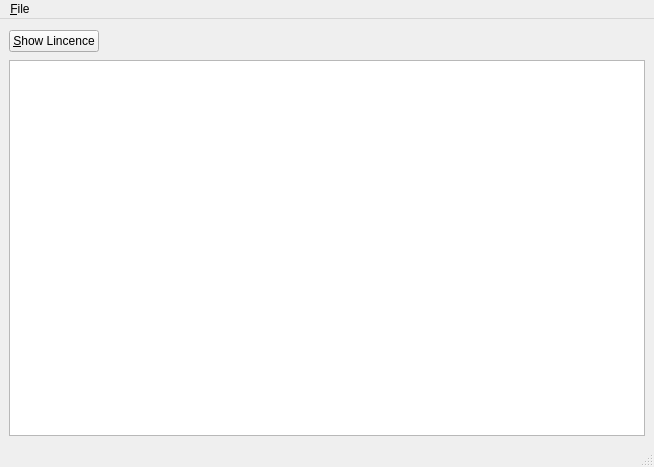
<?xml version="1.0" encoding="UTF-8"?>
<ui version="4.0">
 <class>MainWindow</class>
 <widget class="QMainWindow" name="MainWindow">
  <property name="geometry">
   <rect>
    <x>0</x>
    <y>0</y>
    <width>654</width>
    <height>467</height>
   </rect>
  </property>
  <property name="windowTitle">
   <string>MainWindow</string>
  </property>
  <property name="windowIcon">
   <iconset>
    <normaloff>kpdf.png</normaloff>kpdf.png</iconset>
  </property>
  <widget class="QWidget" name="centralwidget">
   <layout class="QGridLayout" name="gridLayout">
    <item row="0" column="0">
     <widget class="QPushButton" name="showButton">
      <property name="text">
       <string>&amp;Show Lincence</string>
      </property>
     </widget>
    </item>
    <item row="0" column="1">
     <spacer name="horizontalSpacer">
      <property name="orientation">
       <enum>Qt::Horizontal</enum>
      </property>
      <property name="sizeHint" stdset="0">
       <size>
        <width>507</width>
        <height>26</height>
       </size>
      </property>
     </spacer>
    </item>
    <item row="1" column="0" colspan="2">
     <widget class="QTextEdit" name="textEdit"/>
    </item>
   </layout>
  </widget>
  <widget class="QMenuBar" name="menubar">
   <property name="geometry">
    <rect>
     <x>0</x>
     <y>0</y>
     <width>654</width>
     <height>21</height>
    </rect>
   </property>
   <widget class="QMenu" name="menu_File">
    <property name="title">
     <string>&amp;File</string>
    </property>
    <addaction name="actionE_xit"/>
   </widget>
   <addaction name="menu_File"/>
  </widget>
  <widget class="QStatusBar" name="statusbar"/>
  <action name="actionE_xit">
   <property name="icon">
    <iconset>
     <normaloff>exit.png</normaloff>exit.png</iconset>
   </property>
   <property name="text">
    <string>E&amp;xit</string>
   </property>
  </action>
 </widget>
 <resources/>
 <connections/>
</ui>
